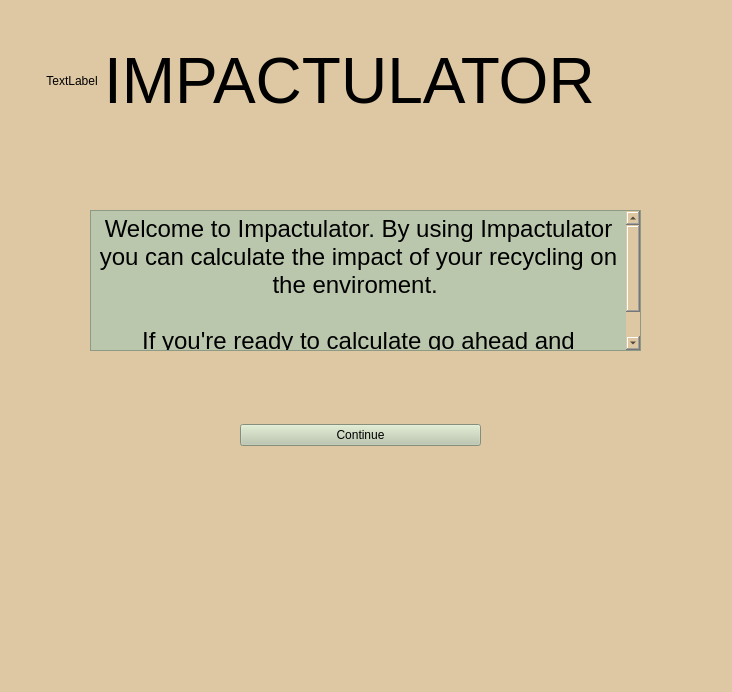
<?xml version="1.0" encoding="UTF-8"?>
<ui version="4.0">
 <class>MainWindow</class>
 <widget class="QMainWindow" name="MainWindow">
  <property name="geometry">
   <rect>
    <x>0</x>
    <y>0</y>
    <width>732</width>
    <height>692</height>
   </rect>
  </property>
  <property name="windowTitle">
   <string>MainWindow</string>
  </property>
  <property name="styleSheet">
   <string notr="true">background-color: rgb(222, 199, 163);</string>
  </property>
  <widget class="QWidget" name="centralwidget">
   <widget class="QLabel" name="label_3">
    <property name="geometry">
     <rect>
      <x>-80</x>
      <y>470</y>
      <width>821</width>
      <height>271</height>
     </rect>
    </property>
    <property name="text">
     <string>TextLabel</string>
    </property>
   </widget>
   <widget class="QTextBrowser" name="textBrowser">
    <property name="geometry">
     <rect>
      <x>90</x>
      <y>210</y>
      <width>551</width>
      <height>141</height>
     </rect>
    </property>
    <property name="styleSheet">
     <string notr="true">background-color: rgb(186, 199, 172);</string>
    </property>
    <property name="html">
     <string>&lt;!DOCTYPE HTML PUBLIC &quot;-//W3C//DTD HTML 4.0//EN&quot; &quot;http://www.w3.org/TR/REC-html40/strict.dtd&quot;&gt;
&lt;html&gt;&lt;head&gt;&lt;meta name=&quot;qrichtext&quot; content=&quot;1&quot; /&gt;&lt;meta charset=&quot;utf-8&quot; /&gt;&lt;style type=&quot;text/css&quot;&gt;
p, li { white-space: pre-wrap; }
&lt;/style&gt;&lt;/head&gt;&lt;body style=&quot; font-family:'.AppleSystemUIFont'; font-size:13pt; font-weight:400; font-style:normal;&quot;&gt;
&lt;p align=&quot;center&quot; style=&quot; margin-top:0px; margin-bottom:0px; margin-left:0px; margin-right:0px; -qt-block-indent:0; text-indent:0px;&quot;&gt;&lt;span style=&quot; font-size:18pt;&quot;&gt;Welcome to Impactulator. By using Impactulator you can calculate the impact of your recycling on the enviroment. &lt;/span&gt;&lt;/p&gt;
&lt;p align=&quot;center&quot; style=&quot;-qt-paragraph-type:empty; margin-top:0px; margin-bottom:0px; margin-left:0px; margin-right:0px; -qt-block-indent:0; text-indent:0px; font-size:18pt;&quot;&gt;&lt;br /&gt;&lt;/p&gt;
&lt;p align=&quot;center&quot; style=&quot; margin-top:0px; margin-bottom:0px; margin-left:0px; margin-right:0px; -qt-block-indent:0; text-indent:0px;&quot;&gt;&lt;span style=&quot; font-size:18pt;&quot;&gt;If you're ready to calculate go ahead and continue!&lt;/span&gt;&lt;/p&gt;&lt;/body&gt;&lt;/html&gt;</string>
    </property>
   </widget>
   <widget class="QWidget" name="layoutWidget">
    <property name="geometry">
     <rect>
      <x>240</x>
      <y>400</y>
      <width>241</width>
      <height>71</height>
     </rect>
    </property>
    <layout class="QHBoxLayout" name="horizontalLayout_2">
     <item>
      <widget class="QPushButton" name="pushButton">
       <property name="styleSheet">
        <string notr="true">background-color: rgb(186, 199, 172);</string>
       </property>
       <property name="text">
        <string>Continue</string>
       </property>
      </widget>
     </item>
    </layout>
   </widget>
   <widget class="QWidget" name="layoutWidget">
    <property name="geometry">
     <rect>
      <x>0</x>
      <y>10</y>
      <width>791</width>
      <height>141</height>
     </rect>
    </property>
    <layout class="QHBoxLayout" name="horizontalLayout">
     <item>
      <widget class="QLabel" name="label_2">
       <property name="text">
        <string>              TextLabel</string>
       </property>
      </widget>
     </item>
     <item>
      <widget class="QLabel" name="label">
       <property name="font">
        <font>
         <pointsize>48</pointsize>
        </font>
       </property>
       <property name="text">
        <string>IMPACTULATOR      </string>
       </property>
      </widget>
     </item>
     <item>
      <widget class="QLabel" name="label_4">
       <property name="text">
        <string>           TextLabel</string>
       </property>
      </widget>
     </item>
    </layout>
   </widget>
  </widget>
  <widget class="QMenuBar" name="menubar">
   <property name="geometry">
    <rect>
     <x>0</x>
     <y>0</y>
     <width>732</width>
     <height>22</height>
    </rect>
   </property>
  </widget>
 </widget>
 <resources/>
 <connections/>
</ui>
